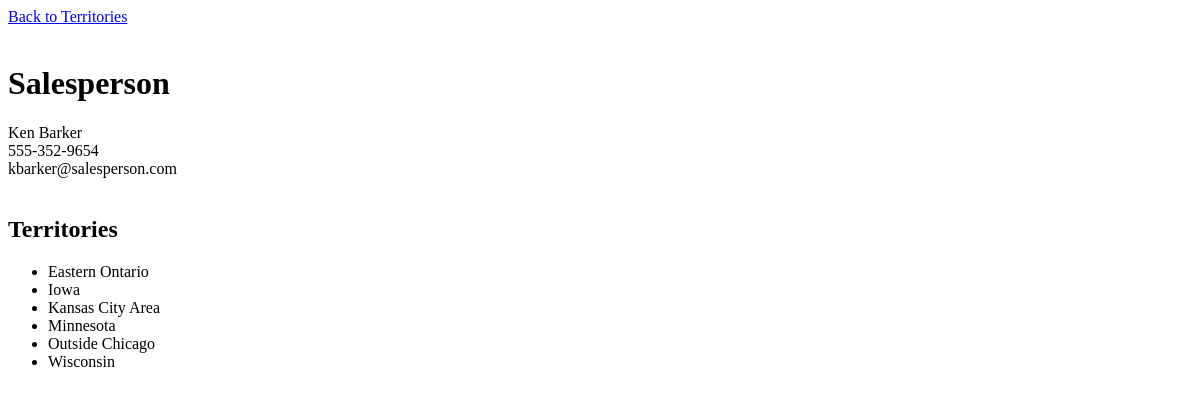
Before: /salesperson.php?id=5 with the older database file.
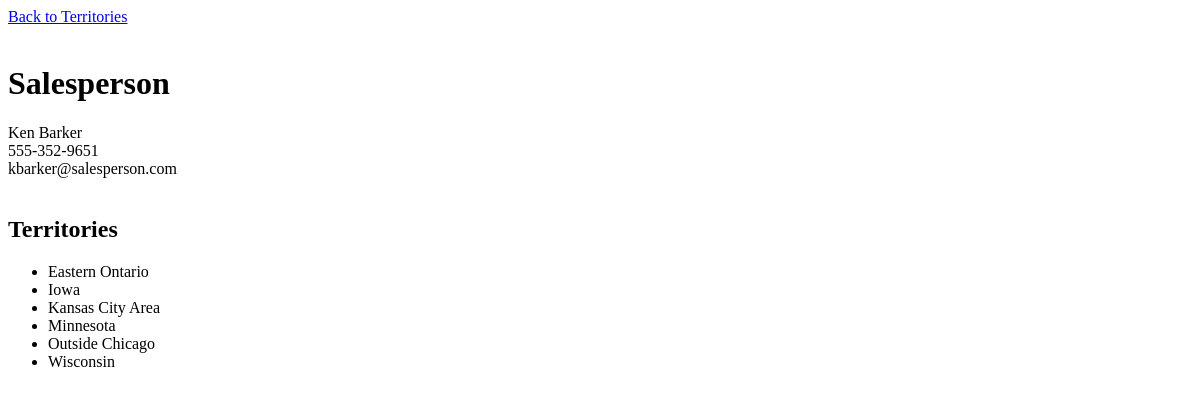
After: the same page with the newer database file.
### tables this page shows
CREATE TABLE `salespeople` (
  `id` int(11) NOT NULL AUTO_INCREMENT,
  `first_name` varchar(255) DEFAULT NULL,
  `last_name` varchar(255) DEFAULT NULL,
  `phone` varchar(255) DEFAULT NULL,
  `email` varchar(255) DEFAULT NULL,
  PRIMARY KEY (`id`)
);

### private/query_functions.php (called while the page is built, shortened)
<?php
  function find_salesperson_by_id($id=0) {
    global $db;
    $sql = "SELECT * FROM salespeople ";
    $sql .= "WHERE id='" . $id . "';";
    $salespeople_result = db_query($db, $sql);
    return $salespeople_result;
  }
  function find_territories_by_salesperson_id($id=0) {
    global $db;
    $sql = "SELECT * FROM territories ";
    $sql .= "LEFT JOIN salespeople_territories
              ON (territories.id = salespeople_territories.territory_id) ";
    $sql .= "WHERE salespeople_territories.salesperson_id='" . $id . "' ";
    $sql .= "ORDER BY territories.name ASC;";
    $territories_result = db_query($db, $sql);
    return $territories_result;
  }
?>

### private/database.php (called while the page is built, shortened)
<?php
  function db_query($connection, $sql) {
    $result_set = mysqli_query($connection, $sql);
    return $result_set;
  }
  function db_fetch_assoc($result_set) {
    return mysqli_fetch_assoc($result_set);
  }
?>

### private/functions.php (called while the page is built, shortened)
<?php
  function h($string="") {
    return htmlspecialchars($string);
  }
?>

### public/salesperson.php (the view, shortened to what this page needs)
<?php
  $id = $_GET['id'];
  $salespeople_result = find_salesperson_by_id($id);
  $row_count = db_num_rows($salespeople_result);
  if($row_count > 0) {
    $person = db_fetch_assoc($salespeople_result);
  } else {
    redirect_to('territories.php');
  }
?>
<?php include(SHARED_PATH . '/header.php'); ?>
<div id="main-content">
  <a href="territories.php">Back to Territories</a><br />
  <br />
  <div id="salesperson>">
    <h1>Salesperson</h1>
    <div class="details">
      <?php
        echo h($person['first_name']) . " " . h($person['last_name']);
        echo "<br />";
        echo h($person['phone']);
        echo "<br />";
        echo h($person['email']);
        echo "<br />";
      ?>
    </div>
    <br />
    <div id="territories">
      <h2>Territories</h2>
      <?php
        $territories_result = find_territories_by_salesperson_id($id);
        echo "<ul id=\"territories\">";
        while($territory = db_fetch_assoc($territories_result)) {
          echo "<li>" . h($territory['name']) . "</li>";
        }
        echo "</ul>";
      ?>
    </div>
  </div>
</div>
<?php include(SHARED_PATH . '/footer.php'); ?>

Changed rows visible on the page:
changed salespeople "Ken": phone "555-352-9654" → "555-352-9651"
